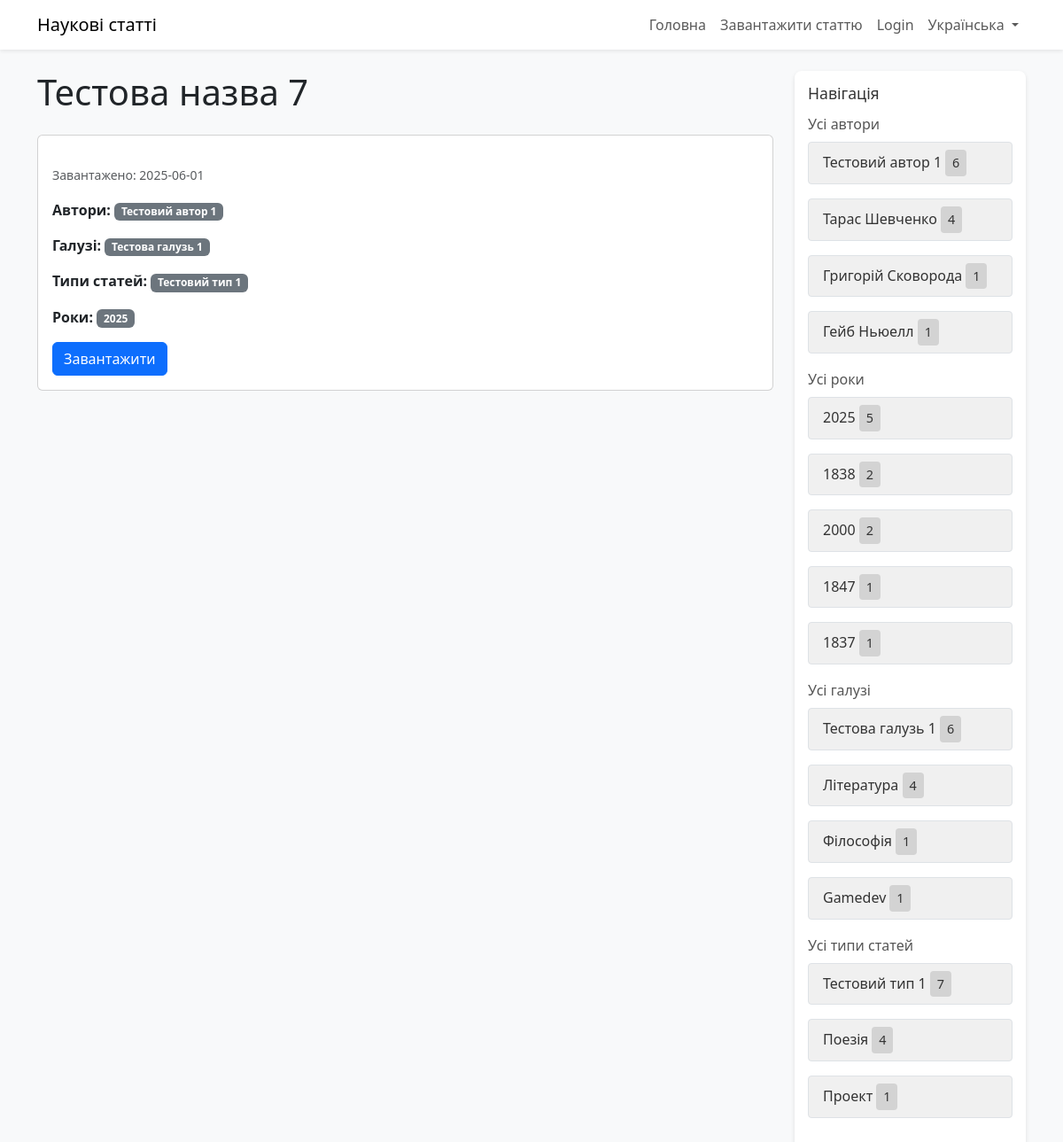
The app's page /uk/paper/27/ with its own data.
### papers/models.py (models this page shows, shortened)
class Paper(models.Model):
    title = models.CharField(max_length=200)
    description = models.TextField()
    creation_year = models.IntegerField(null=True, blank=True)  # Made optional
    file = models.FileField(upload_to='papers/')
    upload_date = models.DateTimeField(auto_now_add=True)
    view_count = models.IntegerField(default=0)
    tags = models.ManyToManyField('Tag', related_name='papers')
    uploader_name = models.CharField(max_length=100, blank=True, null=True)  # For unauthenticated users
    STATUS_CHOICES = (
        ('pending', 'Pending'),
        ('approved', 'Approved'),
        ('rejected', 'Rejected'),
    )
    status = models.CharField(max_length=20, choices=STATUS_CHOICES, default='pending')

class Tag(models.Model):
    name = models.CharField(max_length=100)
    category = models.CharField(max_length=50)
    STATUS_CHOICES = (
        ('pending', 'Pending'),
        ('approved', 'Approved'),
        ('rejected', 'Rejected'),
    )
    status = models.CharField(max_length=20, choices=STATUS_CHOICES, default='approved')  # Existing tags are approved

### papers/views.py (the view)
# urls.py: path('paper/<int:paper_id>/', views.paper_detail, name='paper_detail'),
def paper_detail(request, paper_id):
    paper = get_object_or_404(Paper, id=paper_id)
    all_tags = paper.tags.all()
    top_tags = {
        'author': Tag.objects.filter(category='author', status='approved')
                            .annotate(num_papers=Count('papers', filter=Q(papers__status='approved')))
                            .filter(num_papers__gt=0)
                            .order_by('-num_papers')[:5],
        'field': Tag.objects.filter(category='field', status='approved')
                           .annotate(num_papers=Count('papers', filter=Q(papers__status='approved')))
                           .filter(num_papers__gt=0)
                           .order_by('-num_papers')[:5],
        'paper_type': Tag.objects.filter(category='paper_type', status='approved')
                                .annotate(num_papers=Count('papers', filter=Q(papers__status='approved')))
                                .filter(num_papers__gt=0)
                                .order_by('-num_papers')[:5],
        'year': Tag.objects.filter(category='year', status='approved')
                          .annotate(num_papers=Count('papers', filter=Q(papers__status='approved')))
                          .filter(num_papers__gt=0)
                          .order_by('-num_papers')[:5],
    }
    if request.method == 'POST' and request.user.is_superuser:
        paper.delete()
        logger.info(f"Paper {paper.id} - {paper.title} deleted by superuser")
        return redirect('moderate_papers')
    return render(request, 'papers/paper_detail.html', {'paper': paper, 'all_tags': all_tags, 'top_tags': top_tags, 'is_superuser': request.user.is_superuser})

### papers/templates/papers/paper_detail.html (shortened to what this page needs)
<!DOCTYPE html>
{% load i18n static %}
{% get_current_language as LANGUAGE_CODE %}
{% get_language_info for LANGUAGE_CODE as lang_info %}
<html lang="{{ LANGUAGE_CODE }}">
<head>
    <link href="https://cdn.jsdelivr.net/npm/bootstrap@5.3.0/dist/css/bootstrap.min.css" rel="stylesheet">
    <link href="https://cdn.jsdelivr.net/npm/select2@4.1.0-rc.0/dist/css/select2.min.css" rel="stylesheet">
    <link rel="stylesheet" href="{% static 'papers/css/styles.css' %}">
</head>
<body class="bg-light">
    <nav class="navbar navbar-expand-lg navbar-light bg-white shadow-sm">
        <div class="container">
            <a class="navbar-brand" href="{% url 'home' %}">{% trans "Наукові статті" %}</a>
            <div class="collapse navbar-collapse" id="navbarNav">
                <ul class="navbar-nav ms-auto">
                    <li class="nav-item">
                        <a class="nav-link" href="{% url 'home' %}">{% trans "Головна" %}</a>
                    </li>
                    <li class="nav-item">
                        <a class="nav-link" href="{% url 'upload_paper' %}">{% trans "Завантажити статтю" %}</a>
                    </li>
                    {% if user.is_authenticated %}
                    <li class="nav-item">
                        <a class="nav-link" href="{% url 'logout' %}">{% trans "Logout" %}</a>
                    </li>
                    {% else %}
                    <li class="nav-item">
                        <a class="nav-link" href="{% url 'login' %}">{% trans "Login" %}</a>
                    </li>
                    {% endif %}
                    <li class="nav-item dropdown">
                        <a class="nav-link dropdown-toggle" href="#" id="languageDropdown" role="button" data-bs-toggle="dropdown">
                            {{ lang_info.name_local }}
                        </a>
                    </li>
                </ul>
            </div>
        </div>
    </nav>
    <div class="container mt-4">
        <div class="row">
            <div class="col-lg-9">
                <h1 class="mb-4">{{ paper.title }}</h1>
                <div class="card">
                    <div class="card-body">
                        <p class="card-text"><small class="text-muted">{% trans "Завантажено" %}: {{ paper.upload_date|date:"Y-m-d" }}</small></p>
                        <p class="card-text">
                            <strong>{% trans "Authors" %}:</strong>
                            {% for tag in all_tags %}
                            {% if tag.category == 'author' %}
                            <span class="badge bg-secondary">{{ tag.name }}</span>
                            {% endif %}
                            {% empty %}
                            {% trans "No authors" %}
                            {% endfor %}
                        </p>
                        <p class="card-text">
                            <strong>{% trans "Fields" %}:</strong>
                            {% for tag in all_tags %}
                            {% if tag.category == 'field' %}
                            <span class="badge bg-secondary">{{ tag.name }}</span>
                            {% endif %}
                            {% empty %}
                            {% trans "No fields" %}
                            {% endfor %}
                        </p>
                        <p class="card-text">
                            <strong>{% trans "Paper Types" %}:</strong>
                            {% for tag in all_tags %}
                            {% if tag.category == 'paper_type' %}
                            <span class="badge bg-secondary">{{ tag.name }}</span>
                            {% endif %}
                            {% empty %}
                            {% trans "No paper types" %}
                            {% endfor %}
                        </p>
                        <p class="card-text">
                            <strong>{% trans "Years" %}:</strong>
                            {% for tag in all_tags %}
                            {% if tag.category == 'year' %}
                            <span class="badge bg-secondary">{{ tag.name }}</span>
                            {% endif %}
                            {% empty %}
                            {% trans "No years" %}
                            {% endfor %}
                        </p>
                        <a href="{{ paper.file.url }}" class="btn btn-primary download-btn" download>{% trans "Завантажити" %}</a>
                    </div>
                </div>
            </div>
            <div class="col-lg-3">
                <div class="sidebar">
                    <h5>{% trans "Навігація" %}</h5>
                    <div class="nav-section">
                        <h6>{% trans "All Authors" %}</h6>
                        <div class="list-group">
                            {% for tag in top_tags.author %}
                            <a href="{% url 'search_results' %}?tags_author={{ tag.id }}" class="list-group-item list-group-item-action tag-box">
                                {{ tag.name }} <span class="counter-box">{{ tag.num_papers|default:"0" }}</span>
                            </a>
                            {% empty %}
                            <div class="list-group-item">{% trans "No authors" %}</div>
                            {% endfor %}
                        </div>
                    </div>
                    <div class="nav-section">
                        <h6>{% trans "All Years" %}</h6>
                        <div class="list-group">
                            {% for tag in top_tags.year %}
                            <a href="{% url 'search_results' %}?tags_year={{ tag.id }}" class="list-group-item list-group-item-action tag-box">
                                {{ tag.name }} <span class="counter-box">{{ tag.num_papers|default:"0" }}</span>
                            </a>
                            {% empty %}
                            <div class="list-group-item">{% trans "No years" %}</div>
                            {% endfor %}
                        </div>
                    </div>
                    <div class="nav-section">
                        <h6>{% trans "All Fields" %}</h6>
                        <div class="list-group">
                            {% for tag in top_tags.field %}
                            <a href="{% url 'search_results' %}?tags_field={{ tag.id }}" class="list-group-item list-group-item-action tag-box">
                                {{ tag.name }} <span class="counter-box">{{ tag.num_papers|default:"0" }}</span>
                            </a>
                            {% empty %}
                            <div class="list-group-item">{% trans "No fields" %}</div>
                            {% endfor %}
                        </div>
                    </div>
                    <div class="nav-section">
                        <h6>{% trans "All Paper Types" %}</h6>
                        <div class="list-group">
                            {% for tag in top_tags.paper_type %}
                            <a href="{% url 'search_results' %}?tags_paper_type={{ tag.id }}" class="list-group-item list-group-item-action tag-box">
                                {{ tag.name }} <span class="counter-box">{{ tag.num_papers|default:"0" }}</span>
                            </a>
                            {% empty %}
                            <div class="list-group-item">{% trans "No paper types" %}</div>
                            {% endfor %}
                        </div>
                    </div>
                </div>
            </div>
        </div>
    </div>
</body>
</html>

### papers/static/papers/css/styles.css (style rules this page uses)
.tag-box { background-color: #f0f0f0; border-radius: 8px; text-decoration: none !important; color: #333; transition: background-color 0.2s; }
.counter-box { background-color: #d3d3d3; color: #333; padding: 4px 6px; border-radius: 4px; font-size: 0.9em; font-weight: 500; display: inline-block; text-align: center; min-width: 24px; }
.list-group-item { border: 1px solid #dee2e6 !important; border-radius: 4px !important; }
.list-group-item + .list-group-item { margin-top: 1rem; }
.list-group-item-action.tag-box { text-decoration: none !important; }
.sidebar { background-color: #fff; padding: 15px; border-radius: 8px; box-shadow: 0 2px 5px rgba(0, 0, 0, 0.1); }
.sidebar h5 { margin-bottom: 15px; font-size: 1.1rem; color: #333; }
.nav-section { margin-bottom: 20px; }
.nav-section h6 { font-size: 1rem; margin-bottom: 10px; color: #555; }

### records on screen
Paper: title "Тестова назва 7", upload_date "2025-06-01"
Tag: name "Тестовий автор 1", num_papers "6"
Tag: name "Тестова галузь 1", num_papers "6"
Tag: name "Тестовий тип 1", num_papers "7"
Tag: name "2025", num_papers "5"
Tag: name "Тарас Шевченко", num_papers "4"
Tag: name "Григорій Сковорода", num_papers "1"
Tag: name "Гейб Ньюелл", num_papers "1"
Tag: name "1838", num_papers "2"
Tag: name "2000", num_papers "2"
Tag: name "1847", num_papers "1"
Tag: name "1837", num_papers "1"
Tag: name "Література", num_papers "4"
Tag: name "Філософія", num_papers "1"
Tag: name "Gamedev", num_papers "1"
Tag: name "Поезія", num_papers "4"
Tag: name "Проект", num_papers "1"

### other values on screen
{{ lang_info.name_local }} "Українська"
